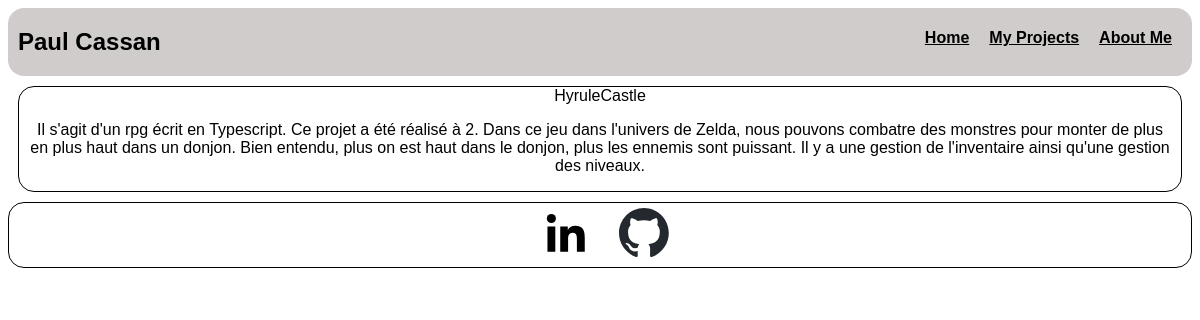
Screenshot of /Projects.php with the database file from the repository.
### tables this page shows
CREATE TABLE Me(id INT PRIMARY KEY, firstname VARCHAR(20) NOT NULL, lastname VARCHAR(20) NOT NULL, email VARCHAR(30), phone INT, address VARCHAR(64), country VARCHAR(50), birth_date DATE, description VARCHAR(256));

CREATE TABLE Projects(id INT PRIMARY KEY NOT NULL AUTO_INCREMENT, user_id INT NOT NULL, FOREIGN KEY (user_id) REFERENCES Me(id), title VARCHAR(64) NOT NULL, description VARCHAR(1024), picture VARCHAR(1024), date_created DATE, date_upade DATE, enable BOOLEAN);

### Projects.php (the view)
<?php
require "header.php"
?>
<div class="tout">
        <main>
            <section>
                <div class="ligne2">
                    <?php
                        foreach ($tabProjects as $elem) { ?>
                            <div class="carre">
                                <?php echo $elem['title'] ?>
                                <p><?php echo $elem['description'] ?></p>
                            </div>
                        <?php } ?>
                </div>
            </section>
        </main>
        <?php require "footer.php"?>
    </div>
</body>
</html>

### header.php (shortened to what this page needs)
<?php
$servername = "localhost";
$username = "paul";
$password = "3UhyXkth";
$conn = new PDO("mysql:host=$servername;dbname=Portfolio", $username, $password);
$conn->setAttribute(PDO::ATTR_ERRMODE, PDO::ERRMODE_EXCEPTION);
$sql = "SELECT * FROM Me WHERE id=?";
$result = $conn->prepare($sql);
$user_id = 1;
$result->execute(array($user_id));
$info = $result->fetch();
$sql = "SELECT * FROM Projects WHERE user_id=$user_id";
$result = $conn->query($sql);
$tabProjects = [];
?>
<!DOCTYPE html>
<html lang="en">
<head>
    <link rel="stylesheet" href="../style.css" />
</head>
<body>
    <header>
            <div><h2> <?=$info['firstname'], " ", $info['lastname'];?> </h2></div><a href="tel:+"></a>
            <nav class="menu">
                <div class="option"><h4><a href="./index.php">Home</a></h4></div>
                <div class="option"><h4><a href="./Projects.php">My Projects</a></h4></div>
                <div class="option"><h4><a href="./aboutMe.php">About Me</a></h4></div>
            </nav>
        </header>

### footer.php
<footer>
            <div class="bas">
                <div class="logoSpace">
                    <a href="https://linkedin.com/" target="_blank">
                        <img class="logo" src="/src/bxl-linkedin.svg">
                    </a>
                    <a href="https://github.com" target="_blank">
                        <img class="logo" src="/src/github-mark/github-mark.svg">
                    </a>
                </div>
            </div>
        </footer>

### style.css (style rules this page uses)
header { display: flex; justify-content: space-between; background-color: rgb(208, 204, 204); border-radius: 1rem; padding-left: 10px; }
body { font-family: Arial, Helvetica, sans-serif; }
.tout { display: flex; flex-direction: column; }
.carre { border: black 1px solid; border-radius: 1rem; text-align: center; padding-left: 10px; padding-right: 10px; margin-left: 10px; margin-right: 10px; margin-top: 10px; }
.bas { display: flex; justify-content: center; border: black 1px solid; border-radius: 1rem; padding-left: 10px; margin-top: 10px; }
.menu { display: flex; justify-content: space-between; text-align: center; }
.option { background-color: inherit; height: fit-content; margin-right: 20px; transition: transform .2s; }
.option a { color: black; }
.logo { width: 50px; }
.logoSpace { display: flex; width: 11%; flex-direction: row; justify-content: space-between; margin-top: 5px; margin-bottom: 5px; }

### rows the page displays
me: firstname "Paul", lastname "Cassan"
projects: title "HyruleCastle", description "Il s'agit d'un rpg écrit en Typescript. Ce projet a été réalisé à 2. Dans ce jeu dans l'univers de Zelda, nous pouvons combatre des monstres pour monter de plus en plus haut dans un donjon. Bien entendu, plus on est haut dans le donjon, plus les ennemis sont puissant. Il y a une gestion de l'inventaire ainsi qu'une gestion des niveaux."
